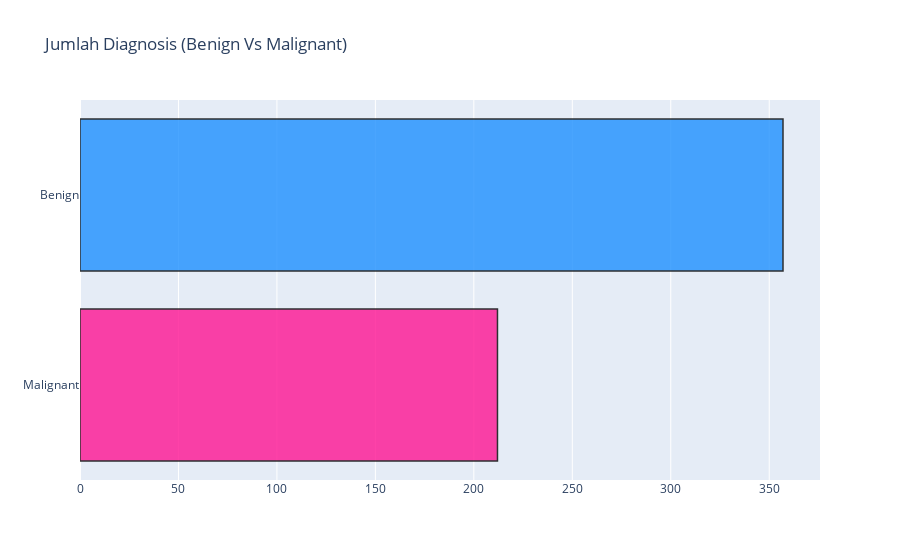
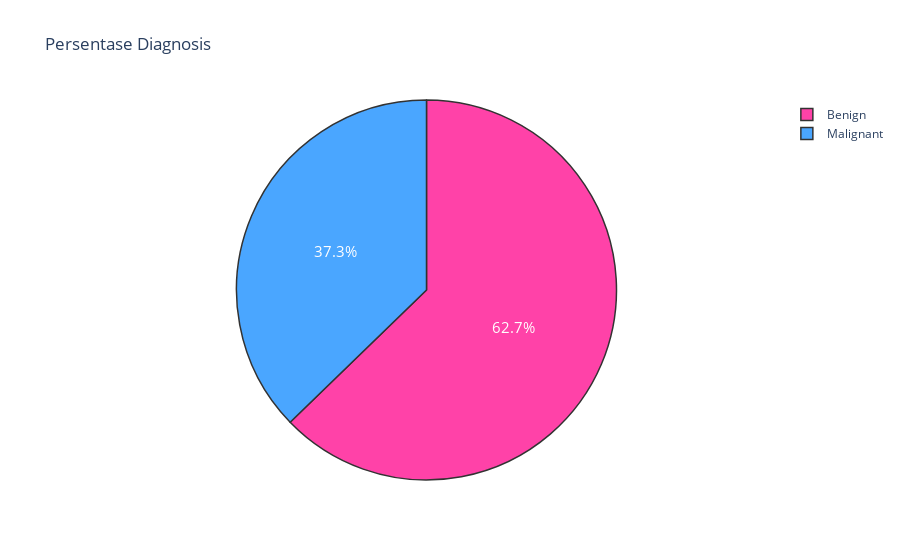

Source (notebook cell) for these figures, in order:
### Code cell
#memubuat visualisasi Bar Chart dengan plotly
trace = go.Bar(x = (len(M), len(B)), y = ['Malignant', 'Benign'], 
               orientation = 'h', opacity = 0.8, 
               marker=dict(color=[ 'DeepPink', 'DodgerBlue'], line=dict(color='#000000',width=1.5)))

layout = dict(title = 'Jumlah Diagnosis (Benign Vs Malignant)')
                    
fig = dict(data = [trace], layout=layout)
py.iplot(fig)

#membuat visualisasi Pie Chart
trace = go.Pie(labels = ['Benign','Malignant'],
               values = df['diagnosis'].value_counts(),
               textfont=dict(size=15), opacity = 0.8,
               marker=dict(colors=[ 'DeepPink', 'DodgerBlue'], line=dict(color='#000000', width=1.5)))


layout = dict(title = 'Persentase Diagnosis')
           
fig = dict(data = [trace], layout=layout)
py.iplot(fig)

### Figure 1 — Plotly figure (JSON) as saved in the notebook; plotly's stock layout.template omitted (floating-point values rounded to 4 significant figures)
{"data": [{"marker": {"color": ["DeepPink", "DodgerBlue"], "line": {"color": "#000000", "width": 1.5}}, "opacity": 0.8, "orientation": "h", "type": "bar", "x": [212, 357], "y": ["Malignant", "Benign"]}], "layout": {"title": {"text": "Jumlah Diagnosis (Benign Vs Malignant)"}}}

### Figure 2 — Plotly figure (JSON) as saved in the notebook; plotly's stock layout.template omitted (floating-point values rounded to 4 significant figures)
{"data": [{"labels": ["Benign", "Malignant"], "marker": {"colors": ["DeepPink", "DodgerBlue"], "line": {"color": "#000000", "width": 1.5}}, "opacity": 0.8, "textfont": {"size": 15}, "type": "pie", "values": [357, 212]}], "layout": {"title": {"text": "Persentase Diagnosis"}}}
